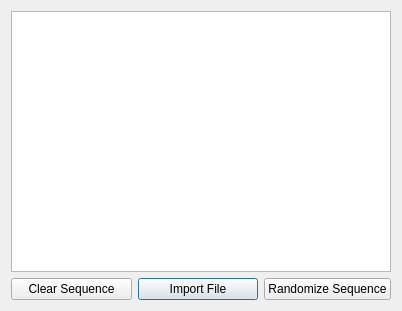
<?xml version="1.0" encoding="UTF-8"?>
<ui version="4.0">
 <class>Panel</class>
 <widget class="QWidget" name="Panel">
  <property name="geometry">
   <rect>
    <x>0</x>
    <y>0</y>
    <width>402</width>
    <height>311</height>
   </rect>
  </property>
  <property name="windowTitle">
   <string>Dialog</string>
  </property>
  <layout class="QVBoxLayout" name="verticalLayout">
   <item>
    <widget class="QPlainTextEdit" name="sequence_display">
     <property name="readOnly">
      <bool>true</bool>
     </property>
    </widget>
   </item>
   <item>
    <layout class="QGridLayout" name="gridLayout">
     <item row="0" column="0">
      <widget class="QPushButton" name="clear_sequence">
       <property name="text">
        <string>Clear Sequence</string>
       </property>
      </widget>
     </item>
     <item row="0" column="2">
      <widget class="QPushButton" name="randomize_sequence">
       <property name="text">
        <string>Randomize Sequence</string>
       </property>
      </widget>
     </item>
     <item row="0" column="1">
      <widget class="QPushButton" name="import_file">
       <property name="text">
        <string>Import File</string>
       </property>
       <property name="autoDefault">
        <bool>true</bool>
       </property>
       <property name="default">
        <bool>true</bool>
       </property>
      </widget>
     </item>
    </layout>
   </item>
  </layout>
 </widget>
 <resources/>
 <connections/>
</ui>
